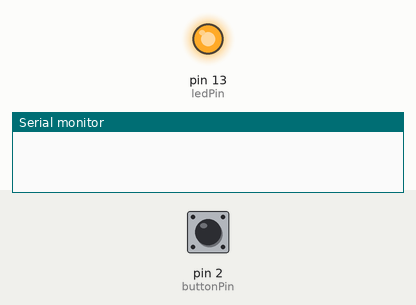
This sketch was run on a simulated Arduino Uno, built with avr-gcc and run on an emulated ATmega328P. Shown: output pins drawn as LEDs (lit = HIGH), the last lines printed to the serial monitor. Inputs (shaded band) come from the test bench; at power-on: pin 2 (buttonPin) LOW.

Above: at 1.2 s.
1.3 s: pin 2 (buttonPin) pulled HIGH for 0.15 s
At 2.4 s:
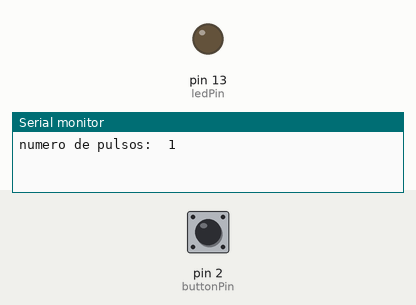
Timing chart, 0 to 4.3 s (numbered marks = the images above; inputs shaded):
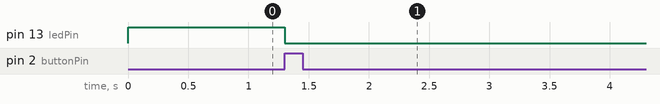

Measured:
- after the input at 1.3 s, pin 13 (ledPin): HIGH → LOW at once

The sketch:

a_Shop_Tutorial_3_Leitura_Serial_Entrada_Digital_exercicio_1.ino
```cpp
/*
  Contador de pulsos (edge detection)
  criado em 27/09/2005, modificado em 30/08/2011 por Tom Igoe
  Este exemplo e de dominio publico.
  http://arduino.cc/en/Tutorial/ButtonStateChange
*/

// constantes nao sao alteradas:
const int buttonPin = 2;     // o numero do pino do botao
const int ledPin = 13;       // o numero do pino do LED

// variaveis que devem mudar:
int buttonPushCounter = 0;   // contador para o numero de impressoes do botao
int buttonState = 0;         // atual estado do botao
int lastButtonState = 0;     // anterior estado do botao

void setup() {
  pinMode(buttonPin, INPUT);     // inicializa o pino do botao como entrada
  pinMode(ledPin, OUTPUT);       // inicializa o pino digital como saida
  Serial.begin(9600);            // inicializa a comunicacao serial
}

void loop() {
  // faz a leitura do valor do botao:
  buttonState = digitalRead(buttonPin);

  // compara o estado atual do botao com seu estado anterior
  if (buttonState != lastButtonState) {
    // se o estado do botao foi alterado, incrementar o contador
    if (buttonState == HIGH) {
      buttonPushCounter++;
      Serial.print("numero de pulsos:  ");
      Serial.println(buttonPushCounter);
    }
 }
      // salva o estado atual do botao como ultimo estado para iniciar o
      // proximo loop
  lastButtonState = buttonState;

  // Liga o LED cada 4 pulsacoes checando o modulo de contador de botao
     if (buttonPushCounter % 4 == 0) {
     digitalWrite(ledPin, HIGH);
     }else {
     digitalWrite(ledPin, LOW);
  }
}
```
